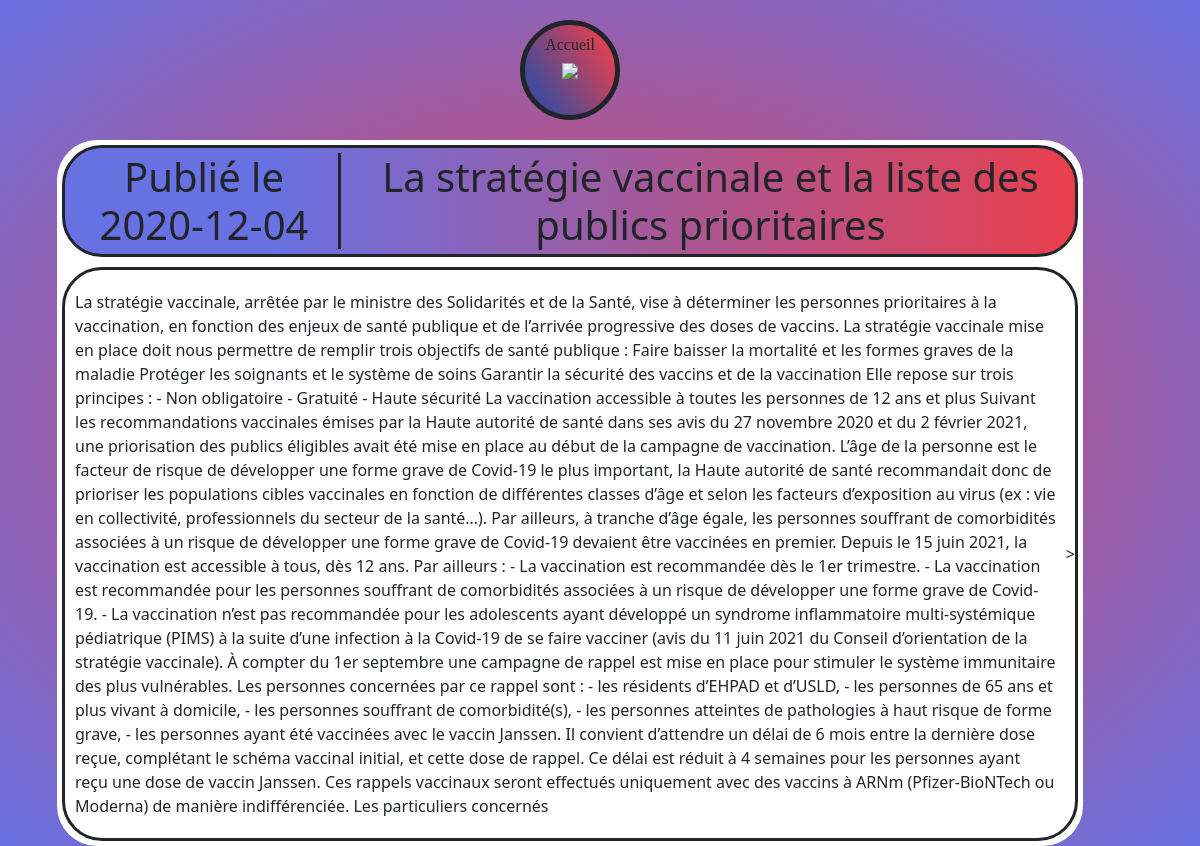
Screenshot of /info with the database file from the repository.
### acp/models.py (models this page shows)
class article(models.Model):
    title = models.CharField(max_length=100)
    text = models.TextField()
    created_at = models.DateTimeField()

### acp/views.py (the view)
# urls.py: path('info', views.info, name='info'),
def info(request):
    articles = list(articledb.objects.all())
    for article in articles:
        article.created_at = article.created_at.strftime('%Y-%m-%d')
        print(article)
    print(articles[0].created_at)
    return render(request, 'information_campagne.html', {'articles': articles})

### acp/templates/information_campagne.html
{% extends "base_generic.html" %}
    {% block content %}
    {% load static %}
    <div class="container" style="margin: 0px;padding: 0px;height: auto;">
        <div class="row d-flex d-xl-flex justify-content-center align-items-center justify-content-xl-center">
            <div class="col d-flex d-md-flex d-xl-flex justify-content-center align-items-center">
                <div data-bss-hover-animate="pulse" class="search-center" type="button" onclick="location.href = '/'">
                    <div class="row">
                        <div class="col">
                            <h5>Accueil</h5>
                        </div>
                    </div>
                    <div class="row">
                        <div class="col"><img src="{% static 'acp/icon_accueil.png' %}" style="width: 40%;"></div>
                    </div>
                </div>
            </div>
        </div>
        <div class="row d-flex d-xl-flex d-xxl-flex justify-content-xl-center align-items-xl-center align-items-xxl-center" style="height: 100%;">
            <div class="col d-flex justify-content-center align-items-center" style="height: 100%;">
                {% if articles %}
                {% for article in articles %}
                <div style="width: 90%;height: 100%;background: var(--bs-white);border-radius: 40px;">
                    <div class="col text-center d-flex flex-column">
                        <div class="d-xl-flex align-items-xl-center article-head">
                            <h1 style="margin: 5px;border-right-style: solid;">Publié le {{ article.created_at }}</h1>
                            <h1 style="margin: 5px;">{{ article.title }}</h1>
                        </div>
                        <div class="d-xl-flex align-items-xl-center article-card"><span style="margin: 10px;font-size: 16px;text-align: left;border-radius: 20px;margin-top: 20px;margin-bottom: 20px;">{{ article.text }}</span>></div>
                    </div>
                </div>
                {% endfor %}
                {% endif %}
            </div>
        </div>
    </div>
    {% endblock %}

### acp/templates/base_generic.html (shortened to what this page needs)
<!DOCTYPE html>
<html lang="en">
<head>
    {% load static %}
    <link rel="stylesheet" href="{% static 'acp/bootstrap/css/bootstrap.min.css' %}">
    <link rel="stylesheet" href="https://cdnjs.cloudflare.com/ajax/libs/animate.css/3.5.2/animate.min.css">
    <link rel="stylesheet" href="{% static 'acp/styles.css' %}">
</head>
<body class="d-xxl-flex justify-content-center align-items-center" style="border-radius: 10px;background: radial-gradient(#E93F4C, #6871E2), var(--bs-pink);">
	{% block content %}{% endblock %}
</body>

### acp/static/acp/styles.css (style rules this page uses)
.search-center { border-radius: 50%; width: 100px; height: 100px; background: linear-gradient(-122deg, #E93F4C 10%, #454B99 80%), var(--bs-white); margin: 20px; border: 5px solid var(--bs-dark) ; font-size: 11px; text-align: center; }
h5 { font-size: 16px; font-family: Marianne; margin-top: 10px; }
.article-head { border-width: 3px; border-style: solid; margin: 5px; border-radius: 40px; background: linear-gradient(90deg, #6871E2 20%, #E93F4C); }
.article-card { border-width: 3px; border-style: solid; margin: 5px; border-radius: 40px; }

### rows the page displays
article: created_at "2020-12-04", title "La stratégie vaccinale et la liste des publics prioritaires", text "La stratégie vaccinale, arrêtée par le ministre des Solidarités et de la Santé, vise à déterminer les personnes prioritaires à la vaccination, en fonction des enjeux de santé publique et de l’arrivée progressive des doses de vaccins. La stratégie vaccinale mise en place doit nous permettre de remplir trois objectifs de santé publique : Faire baisser la mortalité et les formes graves de la maladie Protéger les soignants et le système de soins Garantir la sécurité des vaccins et de la vaccination Elle repose sur trois principes : - Non obligatoire - Gratuité - Haute sécurité La vaccination accessible à toutes les personnes de 12 ans et plus Suivant les recommandations vaccinales émises par la…"
